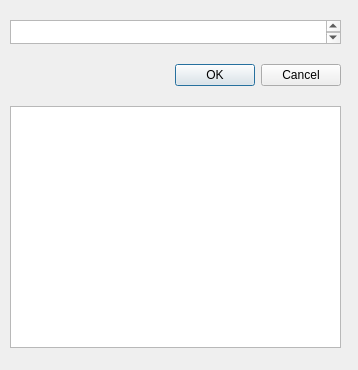
<?xml version="1.0" encoding="UTF-8"?>
<ui version="4.0">
 <class>Dialog</class>
 <widget class="QDialog" name="Dialog">
  <property name="geometry">
   <rect>
    <x>0</x>
    <y>0</y>
    <width>358</width>
    <height>370</height>
   </rect>
  </property>
  <property name="windowTitle">
   <string>Dialog</string>
  </property>
  <widget class="QWidget" name="gridLayoutWidget">
   <property name="geometry">
    <rect>
     <x>0</x>
     <y>0</y>
     <width>351</width>
     <height>368</height>
    </rect>
   </property>
   <layout class="QGridLayout" name="gridLayout" rowstretch="1,1,10">
    <property name="leftMargin">
     <number>10</number>
    </property>
    <property name="topMargin">
     <number>20</number>
    </property>
    <property name="rightMargin">
     <number>10</number>
    </property>
    <property name="bottomMargin">
     <number>20</number>
    </property>
    <property name="spacing">
     <number>20</number>
    </property>
    <item row="1" column="0">
     <widget class="QDialogButtonBox" name="buttonBox">
      <property name="standardButtons">
       <set>QDialogButtonBox::Cancel|QDialogButtonBox::Ok</set>
      </property>
     </widget>
    </item>
    <item row="0" column="0">
     <widget class="QTextEdit" name="textEdit">
      <property name="sizePolicy">
       <sizepolicy hsizetype="Preferred" vsizetype="Ignored">
        <horstretch>0</horstretch>
        <verstretch>0</verstretch>
       </sizepolicy>
      </property>
      <property name="font">
       <font>
        <pointsize>14</pointsize>
        <kerning>false</kerning>
       </font>
      </property>
      <property name="html">
       <string notr="true">&lt;!DOCTYPE HTML PUBLIC &quot;-//W3C//DTD HTML 4.0//EN&quot; &quot;http://www.w3.org/TR/REC-html40/strict.dtd&quot;&gt;
&lt;html&gt;&lt;head&gt;&lt;meta name=&quot;qrichtext&quot; content=&quot;1&quot; /&gt;&lt;style type=&quot;text/css&quot;&gt;
p, li { white-space: pre-wrap; }
&lt;/style&gt;&lt;/head&gt;&lt;body style=&quot; font-family:'PMingLiU'; font-size:14pt; font-weight:400; font-style:normal;&quot;&gt;
&lt;p style=&quot;-qt-paragraph-type:empty; margin-top:0px; margin-bottom:0px; margin-left:0px; margin-right:0px; -qt-block-indent:0; text-indent:0px;&quot;&gt;&lt;br /&gt;&lt;/p&gt;&lt;/body&gt;&lt;/html&gt;</string>
      </property>
     </widget>
    </item>
    <item row="2" column="0">
     <widget class="QListWidget" name="listWidget"/>
    </item>
   </layout>
  </widget>
 </widget>
 <resources/>
 <connections/>
</ui>
